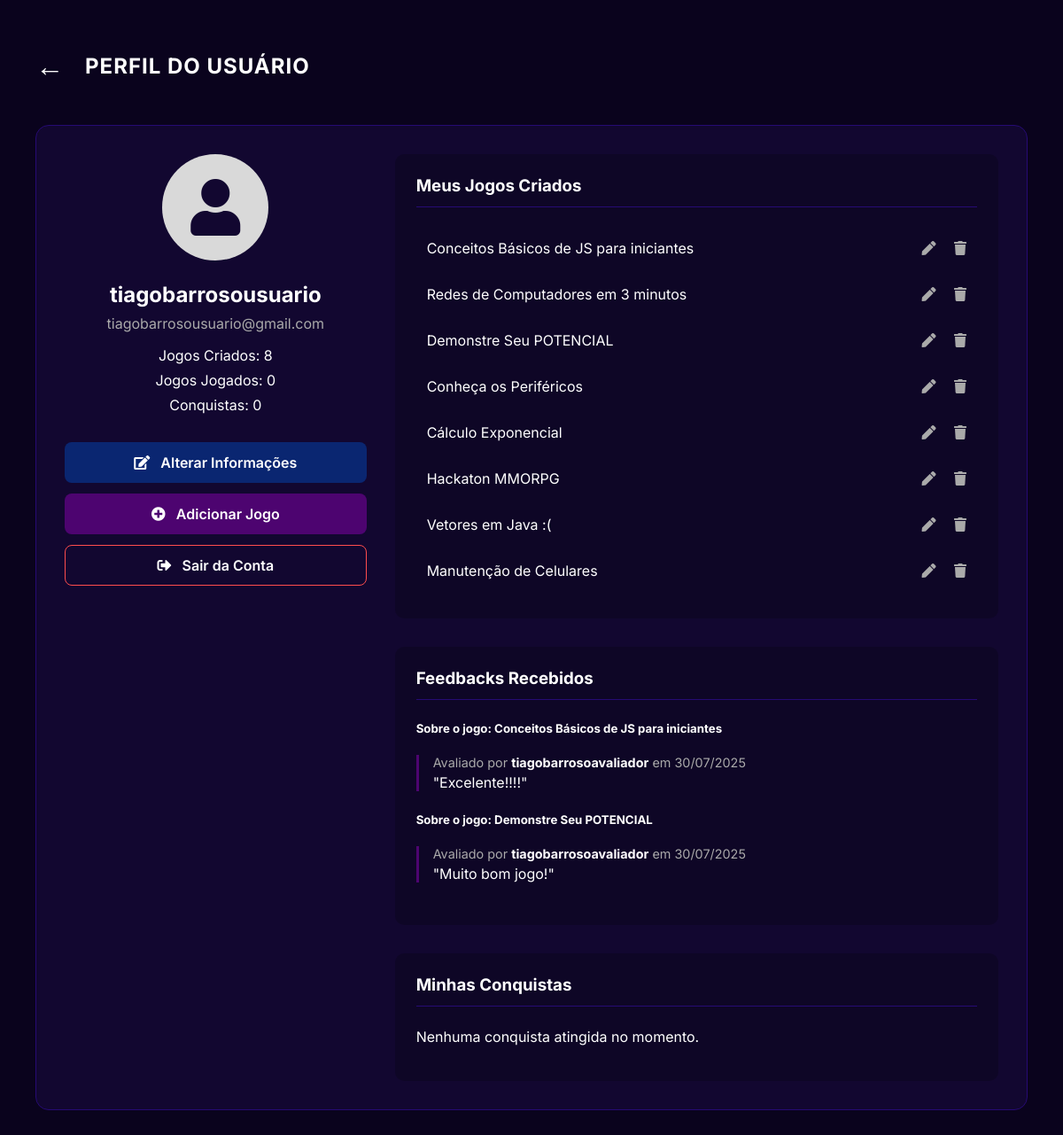
The page /perfil/ (signed in) on the database its author committed.
### potplayapp/models.py (models this page shows, shortened)
class Jogo(models.Model):
    STATUS_AVALIACAO = [
        ('Pendente', 'Pendente'),
        ('Aprovado', 'Aprovado'),
        ('Rejeitado', 'Rejeitado'),
    ]
    desenvolvedor = models.ForeignKey(User, on_delete=models.CASCADE, related_name="jogos_criados")
    categoria = models.ForeignKey(Categoria, on_delete=models.SET_NULL, null=True, blank=False)
    capa = models.ImageField(upload_to='capas/', null=True, blank=True)
    nome = models.CharField(max_length=255)
    descricao = models.TextField()
    favoritos = models.ManyToManyField(User, related_name='jogos_favoritos', blank=True)
    arquivo_jogo = models.FileField(upload_to='arquivos_jogos/')
    data_submissao = models.DateTimeField(auto_now_add=True)
    data_atualizacao = models.DateTimeField(auto_now=True) # Atualiza automaticamente a cada edição
    status_avaliacao = models.CharField(
        max_length=10,
        choices=STATUS_AVALIACAO,
        default='Pendente'
    )

class Avaliacao(models.Model):
    jogo = models.ForeignKey(Jogo, on_delete=models.CASCADE, related_name='avaliacoes_oficiais')
    avaliador = models.ForeignKey(User, on_delete=models.CASCADE)
    feedback = models.TextField(verbose_name="Feedback da avaliação")
    data_avaliacao = models.DateTimeField(auto_now_add=True)
    class Meta:
        unique_together = ('jogo', 'avaliador')

### potplayapp/views.py (the view)
# urls.py: path('perfil/', views.perfil_view, name='perfil'),
@login_required
def perfil_view(request):
    jogos_criados = Jogo.objects.filter(
        desenvolvedor=request.user
    ).prefetch_related('avaliacoes_oficiais__avaliador')
    is_developer = request.user.groups.filter(name='Desenvolvedores').exists()
    contexto = {
        'jogos_criados': jogos_criados,
        'is_developer': is_developer,
    }
    return render(request, 'perfil.html', contexto)

### potplayapp/templates/perfil.html (shortened to what this page needs)
{% load static %}
<!DOCTYPE html>
<html lang="pt-br">
<head>
    <link rel="stylesheet" href="{% static 'potplayapp/css/global.css' %}">
    <link rel="stylesheet" href="https://cdnjs.cloudflare.com/ajax/libs/font-awesome/5.15.4/css/all.min.css">
</head>
<body>
    <div class="header-perfil">
        <a href="{% url 'home' %}" class="seta-voltar">&#8592;</a>
        <h2>PERFIL DO USUÁRIO</h2>
    </div>
    <div class="perfil-wrapper">
        <div class="perfil-bloco">
            <div class="imagem-perfil">
                <i class="fas fa-user icon"></i>
            </div>
            <div class="usuario-info">
                <p class="nome-usuario">{{ user.username }}</p>
                <p class="email-usuario">{{ user.email }}</p>
                <p>Jogos Criados: {{ jogos_criados|length }}</p>
                <p>Jogos Jogados: 0</p>
                <p>Conquistas: 0</p>
            </div>
            <div class="botoes-acao">
                <a href="{% url 'alterar_perfil' %}" class="botao-acao botao-alterar">
                    <i class="fas fa-edit"></i> Alterar Informações
                </a>
                {% if is_developer %}
                <a href="{% url 'adicionar_jogo' %}" class="botao-acao botao-adicionar">
                    <i class="fas fa-plus-circle"></i> Adicionar Jogo
                </a>
                {% endif %}
                <a href="{% url 'logout' %}" class="botao-acao botao-sair">
                    <i class="fas fa-sign-out-alt"></i> Sair da Conta
                </a>
            </div>
        </div>
        <div class="perfil-jogos">
            <div class="jogos-bloco">
                <h3>Meus Jogos Criados</h3>
                {% for jogo in jogos_criados %}
                    <div class="jogo-card-lista">
                        <span>{{ jogo.nome }}</span>
                        <div class="acoes-jogo">
                            <a href="{% url 'editar_jogo' jogo.id %}" title="Editar"><i class="fas fa-pen"></i></a>
                            <a href="{% url 'deletar_jogo' jogo.id %}" title="Deletar"><i class="fas fa-trash"></i></a>
                        </div>
                    </div>
                {% empty %}
                    <p>Você ainda não criou nenhum jogo.</p>
                {% endfor %}
            </div>
            <div class="feedbacks-bloco">
                <h3>Feedbacks Recebidos</h3>
                {% for jogo in jogos_criados %}
                    {% if jogo.avaliacoes_oficiais.all %}
                        <h5>Sobre o jogo: {{ jogo.nome }}</h5>
                        {% for avaliacao in jogo.avaliacoes_oficiais.all %}
                            <div class="feedback-item">
                                <p class="feedback-meta">
                                    Avaliado por <strong>{{ avaliacao.avaliador.username }}</strong> em {{ avaliacao.data_avaliacao|date:"d/m/Y" }}
                                </p>
                                <p class="feedback-texto">"{{ avaliacao.feedback }}"</p>
                            </div>
                        {% endfor %}
                    {% endif %}
                {% endfor %}
            </div>
            <div class="conquistas-bloco">
                <h3>Minhas Conquistas</h3>
                <p>Nenhuma conquista atingida no momento.</p>
            </div>
        </div>
    </div>
</body>
</html>

### potplayapp/static/potplayapp/css/global.css (style rules this page uses)
body { font-family: "Inter", sans-serif; background-color: #120730; color: white; }
a { color: white; text-decoration: none; }

### potplayapp/templates/perfil.html (style rules this page uses)
body { background-color: #0A031D; color: white; font-family: 'Inter', sans-serif; padding: 2rem; }
.header-perfil { display: flex; align-items: center; margin-bottom: 2rem; }
.seta-voltar { color: white; font-size: 2rem; text-decoration: none; margin-right: 1.5rem; }
h2 { font-weight: 700; font-size: 1.5rem; letter-spacing: 1px; }
.perfil-wrapper { display: grid; grid-template-columns: 1fr 2fr; gap: 2rem; background-color: #120730; padding: 2rem; border-radius: 15px; border: 1px solid #260A74; }
.perfil-bloco { text-align: center; }
.imagem-perfil { width: 120px; height: 120px; background-color: #D9D9D9; border-radius: 50%; margin: 0 auto 1.5rem auto; display: flex; justify-content: center; align-items: center; }
.imagem-perfil .icon { font-size: 4rem; color: #120730; }
.usuario-info .nome-usuario { font-size: 1.5rem; font-weight: 700; margin-bottom: 0.25rem; }
.usuario-info .email-usuario { color: #aaa; margin-bottom: 1rem; }
.usuario-info p { margin: 0.5rem 0; }
.botoes-acao { margin-top: 2rem; display: flex; flex-direction: column; gap: 0.75rem; }
.botao-acao { display: block; padding: 0.75rem; border-radius: 8px; text-decoration: none; color: white; font-weight: 600; transition: background-color 0.3s, transform 0.2s; border: 1px solid transparent; }
.botao-acao i { margin-right: 0.5rem; }
.botao-alterar { background-color: #0A2671; }
.botao-adicionar { background-color: #4D0470; }
.botao-sair { background-color: transparent; border-color: #ff4d4d; }
.perfil-jogos { display: flex; flex-direction: column; gap: 2rem; }
.jogos-bloco, .conquistas-bloco, .feedbacks-bloco { background-color: rgba(0, 0, 0, 0.2); padding: 1.5rem; border-radius: 10px; }
.jogos-bloco h3, .conquistas-bloco h3, .feedbacks-bloco h3 { margin-top: 0; margin-bottom: 1.5rem; border-bottom: 1px solid #260A74; padding-bottom: 0.75rem; }
.jogo-card-lista { display: flex; justify-content: space-between; align-items: center; padding: 0.75rem; border-radius: 5px; margin-bottom: 0.5rem; transition: background-color 0.2s; }
.acoes-jogo a { color: #aaa; margin-left: 1rem; text-decoration: none; }
.feedback-item { border-left: 3px solid #4D0470; padding-left: 1rem; margin-bottom: 1.5rem; }
.feedback-item .feedback-meta { font-size: 0.9rem; color: #aaa; margin-bottom: 0.25rem; }
.feedback-item .feedback-meta strong { color: #fff; }
.feedback-item .feedback-texto { margin: 0; }

### rows shown on the page
Jogo: nome "Conceitos Básicos de JS para iniciantes"
Jogo: nome "Redes de Computadores em 3 minutos"
Jogo: nome "Demonstre Seu POTENCIAL"
Jogo: nome "Conheça os Periféricos"
Jogo: nome "Cálculo Exponencial"
Jogo: nome "Hackaton MMORPG"
Jogo: nome "Vetores em Java :("
Jogo: nome "Manutenção de Celulares"
Avaliacao: avaliador.username "tiagobarrosoavaliador", data_avaliacao "30/07/2025", feedback "Excelente!!!!"
Avaliacao: avaliador.username "tiagobarrosoavaliador", data_avaliacao "30/07/2025", feedback "Muito bom jogo!"

### other values the page prints
{{ user.username }} "tiagobarrosousuario"
{{ user.email }} "tiagobarrosousuario@gmail.com"
{{ jogos_criados|length }} "8"
